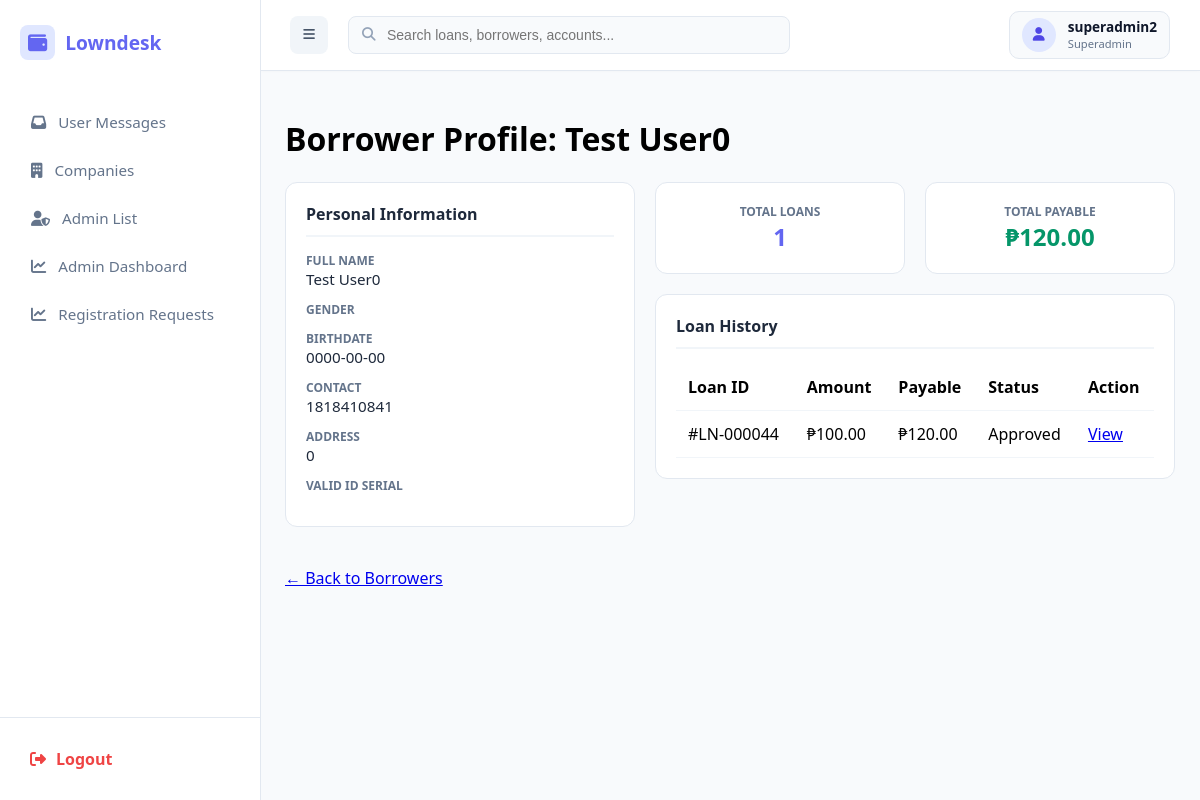
The page /public/index.php?url=borrower/details&id=16 (signed in) on the database as committed earlier.
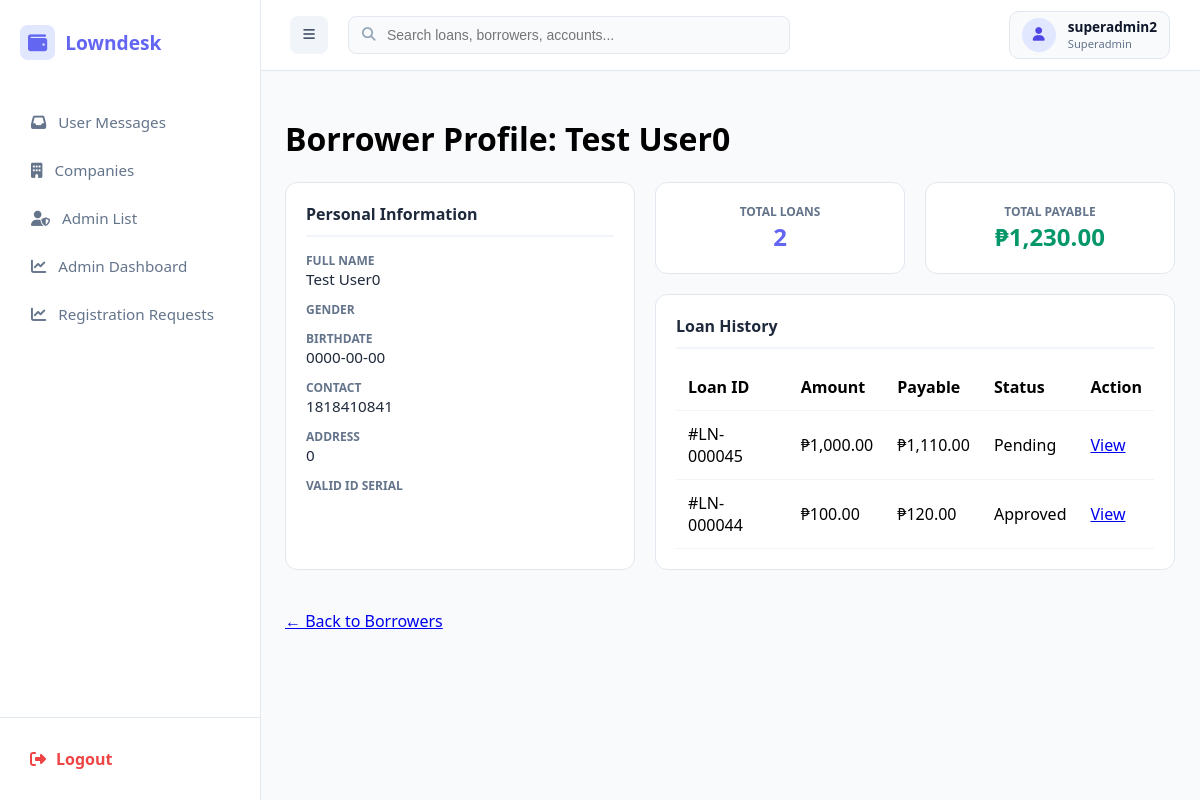
The same page on the database as committed later.
### tables this page shows
CREATE TABLE `loans` (
  `id` int(11) NOT NULL,
  `company_id` int(11) NOT NULL,
  `account_id` int(11) DEFAULT NULL,
  `borrower_id` int(11) NOT NULL,
  `amount` decimal(12,2) NOT NULL,
  `interest_rate` decimal(5,2) NOT NULL,
  `total_payable` decimal(12,2) NOT NULL,
  `status` varchar(30) DEFAULT 'pending',
  `released_date` date DEFAULT NULL,
  `due_date` date NOT NULL,
  `created_at` timestamp NOT NULL DEFAULT current_timestamp(),
  `term_months` int(11) DEFAULT NULL,
  `notes` text DEFAULT NULL,
  `term_type` varchar(20) DEFAULT 'month',
  `fee` decimal(15,2) DEFAULT 0.00,
  `category_id` int(11) DEFAULT NULL,
  `loan_type` varchar(255) NOT NULL
);

### app/controllers/BorrowerController.php (called while the page is built, shortened)
<?php
require_once __DIR__ . '/../models/Borrower.php';
class BorrowerController {
    private $borrowerModel;
    public function __construct() {
        $this->borrowerModel = new Borrower();
    }
    public function details($id = null) {
        $id = $id ?? $_GET['id'] ?? null;
        $borrower = $this->borrowerModel->getById($id);
        $db = $this->borrowerModel->getDb();
        $stmt = $db->prepare("SELECT * FROM loans WHERE borrower_id = ? ORDER BY created_at DESC");
        $stmt->execute([$id]);
        $loans = $stmt->fetchAll(PDO::FETCH_ASSOC);
        $totalLoansCount = count($loans);
        $totalPayable = 0;
        foreach ($loans as $loan) {
            $totalPayable += $loan['total_payable'];
        }
        require_once __DIR__ . '/../views/admin/borrowers/details.php';
    }
}

### public/index.php (called while the page is built, shortened)
<?php
require_once __DIR__ . "/../app/core/Database.php";
require_once __DIR__ . "/../app/core/Model.php";
$init = new App();

### app/core/Database.php (called while the page is built)
<?php
class Database {
    private static $host = "localhost";
    private static $port = "3306";
    private static $db   = "loan_saas_db";
    private static $user = "root";
    private static $pass = "";
    public static function getConnection() {
        try {
            $conn = new PDO(
                "mysql:host=" . self::$host . ";port=" . self::$port . ";dbname=" . self::$db,
                self::$user,
                self::$pass
            );
            $conn->setAttribute(PDO::ATTR_ERRMODE, PDO::ERRMODE_EXCEPTION);
            $conn->setAttribute(PDO::ATTR_DEFAULT_FETCH_MODE, PDO::FETCH_ASSOC);
            return $conn;
        } catch (Exception $e) {
            die("Database connection failed: " . $e->getMessage());
        }
    }
}

### app/core/Model.php (called while the page is built, shortened)
<?php
require_once __DIR__ . "/Database.php";
class Model {
    public function __construct() {
        $this->conn = Database::getConnection();
    }
    protected function getTenantId() {
        return $_SESSION['user']['company_id'] ?? 1;
    }
}

### app/models/Borrower.php (called while the page is built, shortened)
<?php
require_once __DIR__ . '/../core/Model.php';
class Borrower extends Model {
public function getById($id) {
    $stmt = $this->conn->prepare("SELECT * FROM borrowers WHERE id = ? AND company_id = ?");
    $stmt->execute([$id, $this->getTenantId()]);
    $result = $stmt->fetch(PDO::FETCH_ASSOC);
    return $result;
}
}

### app/views/admin/borrowers/details.php (the view, shortened to what the changed rows need)
<?php
require_once dirname(__DIR__, 2) . '/layouts/header.php';
?>
<div class="page-header">
    <h1>Borrower Profile: <?= htmlspecialchars($borrower['first_name'] . ' ' . $borrower['last_name']) ?></h1>
</div>
<div class="bp-wrapper">
    <div class="bp-card">
        <div class="bp-card-title">Personal Information</div>
        <div class="bp-info-group">
            <span class="bp-info-label">Full Name</span>
            <div class="bp-info-value"><?= htmlspecialchars($borrower['first_name'] . ' ' . ($borrower['middle_name'] ?? '') . ' ' . $borrower['last_name']) ?></div>
        </div>
        <div class="bp-info-group">
            <span class="bp-info-label">Gender</span>
        </div>
        <div class="bp-info-group">
            <span class="bp-info-label">Birthdate</span>
            <div class="bp-info-value"><?= htmlspecialchars($borrower['birthdate'] ?? 'N/A') ?></div>
        </div>
        <div class="bp-info-group">
            <span class="bp-info-label">Contact</span>
            <div class="bp-info-value"><?= htmlspecialchars($borrower['phone']) ?></div>
        </div>
        <div class="bp-info-group">
            <span class="bp-info-label">Address</span>
            <div class="bp-info-value"><?= htmlspecialchars($borrower['address']) ?></div>
        </div>
        <div class="bp-info-group">
            <span class="bp-info-label">Valid ID Serial</span>
        </div>
    </div>
    <div>
        <div style="display: grid; grid-template-columns: 1fr 1fr; gap: 20px; margin-bottom: 20px;">
            <div class="bp-stat-card">
                <div class="bp-info-label">Total Loans</div>
                <div class="bp-stat-value"><?= $totalLoansCount ?></div>
            </div>
            <div class="bp-stat-card">
                <div class="bp-info-label">Total Payable</div>
                <div class="bp-stat-value" style="color: #059669;">₱<?= number_format($totalPayable, 2) ?></div>
            </div>
        </div>
        <div class="bp-card">
            <div class="bp-card-title">Loan History</div>
            <table class="data-table">
                <thead>
                    <tr><th>Loan ID</th><th>Amount</th><th>Payable</th><th>Status</th><th>Action</th></tr>
                </thead>
               <tbody>
    <?php if (empty($loans)): ?>
        <tr><td colspan="5" style="text-align:center;">No loan history found.</td></tr>
    <?php else: ?>
        <?php foreach ($loans as $loan): ?>
        <tr>
            <td data-label="Loan ID">#LN-<?= str_pad($loan['id'], 6, '0', STR_PAD_LEFT) ?></td>
            <td data-label="Amount">₱<?= number_format($loan['amount'], 2) ?></td>
            <td data-label="Payable">₱<?= number_format($loan['total_payable'], 2) ?></td>
            <td data-label="Status"><?= htmlspecialchars($loan['status']) ?></td>
            <td data-label="Action"><a href="/loansaas/public/index.php?url=loan/details&id=<?= $loan['id'] ?>">View</a></td>
        </tr>
        <?php endforeach; ?>
    <?php endif; ?>
</tbody>
            </table>
        </div>
    </div>
</div>
<div style="margin-top: 20px;">
    <a href="/loansaas/public/index.php?url=borrower/index" class="btn-back">← Back to Borrowers</a>
</div>
<?php
require_once dirname(__DIR__, 2) . '/layouts/footer.php';
?>

### app/views/layouts/header.php (shortened to what the changed rows need)
<?php
$current_url = $_GET['url'] ?? '';
$userRole = $_SESSION['user']['role'] ?? '';
?>
<!DOCTYPE html>
<html lang="en">
<head>
    <link rel="stylesheet" href="https://cdnjs.cloudflare.com/ajax/libs/font-awesome/6.4.0/css/all.min.css">
</head>
<body>
<aside class="sidebar">
    <div class="sidebar-brand">
        <i class="fas fa-wallet" style="background: #e0e7ff; padding: 8px; border-radius: 8px;"></i>
        Lowndesk
    </div>
    <ul class="sidebar-menu">
       <?php
        $menuItems = [];
        if ($userRole === 'superadmin') {
            $menuItems = [
                ['url' => 'feedback/index', 'icon' => 'fa-inbox', 'label' => 'User Messages'],
                ['url' => 'admin/index', 'icon' => 'fa-building', 'label' => 'Companies'],
                ['url' => 'superadmin/listAdmins', 'icon' => 'fa-user-shield', 'label' => 'Admin List'],
                ['url' => 'superadmin/dashboard', 'icon' => 'fa-chart-line', 'label' => 'Admin Dashboard'],
                ['url' => 'superadmin/manage', 'icon' => 'fa-chart-line', 'label' => 'Registration Requests']
            ];
        }
        foreach ($menuItems as $item) {
            $active = (strpos($current_url, explode('/', $item['url'])[0]) === 0) ? 'active' : '';
            echo "<li class='menu-item $active'>
                    <a href='/loansaas/public/index.php?url={$item['url']}'>
                        <i class='fas {$item['icon']}'></i> <span>{$item['label']}</span>
                    </a>
                  </li>";
        }
        ?>
    </ul>
    <div class="sidebar-footer">
        <a href="/loansaas/public/index.php?url=auth/logout">
            <i class="fas fa-sign-out-alt"></i> Logout
        </a>
    </div>
</aside>
<div class="main-wrapper">
    <header class="top-header">
        <div class="top-header-left">
            <button type="button" class="sidebar-toggle-btn" id="sidebarToggle" onclick="document.querySelector('.sidebar').classList.toggle('active')" title="Toggle Sidebar">
                <i class="fas fa-bars"></i>
            </button>
            <div class="top-header-search">
                <i class="fas fa-search"></i>
                <input type="text" placeholder="Search loans, borrowers, accounts..." id="globalSearchInput">
            </div>
        </div>
        <div class="top-header-right">
            <div class="top-header-profile">
                <div class="profile-avatar">
                    <i class="fas fa-user"></i>
                </div>
                <div class="profile-info">
                    <span class="profile-name"><?= htmlspecialchars($_SESSION['user']['username'] ?? 'Administrator') ?></span>
                    <span class="profile-role"><?= htmlspecialchars($userRole ?: 'Active User') ?></span>
                </div>
            </div>
        </div>
    </header>
    <main class="main-content">

Rows that differ between the two databases and show on the page:
added loans: id "000045", amount "1,000.00", total_payable "1,110.00", status "Pending"
Other text that changed with them:
$totalLoansCount: "1" → "2"
$totalPayable: "120.00" → "1,230.00"
